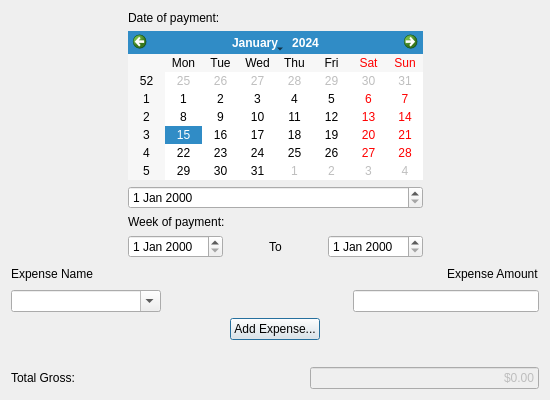
<?xml version="1.0" encoding="UTF-8"?>
<ui version="4.0">
 <class>EntryEditorDialog</class>
 <widget class="QDialog" name="EntryEditorDialog">
  <property name="geometry">
   <rect>
    <x>0</x>
    <y>0</y>
    <width>550</width>
    <height>400</height>
   </rect>
  </property>
  <property name="windowTitle">
   <string>Dialog</string>
  </property>
  <layout class="QGridLayout" name="gridLayout">
   <item row="8" column="1">
    <spacer name="verticalSpacer">
     <property name="orientation">
      <enum>Qt::Vertical</enum>
     </property>
     <property name="sizeHint" stdset="0">
      <size>
       <width>20</width>
       <height>40</height>
      </size>
     </property>
    </spacer>
   </item>
   <item row="0" column="1">
    <layout class="QHBoxLayout" name="horizontalLayout_2">
     <item>
      <spacer name="horizontalSpacer_7">
       <property name="orientation">
        <enum>Qt::Horizontal</enum>
       </property>
       <property name="sizeHint" stdset="0">
        <size>
         <width>40</width>
         <height>20</height>
        </size>
       </property>
      </spacer>
     </item>
     <item>
      <layout class="QVBoxLayout" name="verticalLayout">
       <item>
        <widget class="QLabel" name="label">
         <property name="text">
          <string>Date of payment:</string>
         </property>
        </widget>
       </item>
       <item>
        <widget class="QCalendarWidget" name="PaymentDateSelector"/>
       </item>
       <item>
        <widget class="QDateEdit" name="PaymentDate"/>
       </item>
       <item>
        <widget class="QLabel" name="label_2">
         <property name="text">
          <string>Week of payment:</string>
         </property>
        </widget>
       </item>
       <item>
        <layout class="QHBoxLayout" name="horizontalLayout">
         <item>
          <widget class="QDateEdit" name="WeekStartDate"/>
         </item>
         <item>
          <spacer name="horizontalSpacer_8">
           <property name="orientation">
            <enum>Qt::Horizontal</enum>
           </property>
           <property name="sizeHint" stdset="0">
            <size>
             <width>40</width>
             <height>20</height>
            </size>
           </property>
          </spacer>
         </item>
         <item>
          <widget class="QLabel" name="label_4">
           <property name="text">
            <string>To</string>
           </property>
          </widget>
         </item>
         <item>
          <spacer name="horizontalSpacer_9">
           <property name="orientation">
            <enum>Qt::Horizontal</enum>
           </property>
           <property name="sizeHint" stdset="0">
            <size>
             <width>40</width>
             <height>20</height>
            </size>
           </property>
          </spacer>
         </item>
         <item>
          <widget class="QDateEdit" name="WeekEndDate"/>
         </item>
        </layout>
       </item>
      </layout>
     </item>
     <item>
      <spacer name="horizontalSpacer_6">
       <property name="orientation">
        <enum>Qt::Horizontal</enum>
       </property>
       <property name="sizeHint" stdset="0">
        <size>
         <width>40</width>
         <height>20</height>
        </size>
       </property>
      </spacer>
     </item>
    </layout>
   </item>
   <item row="10" column="1">
    <layout class="QHBoxLayout" name="TotalGrossLayout">
     <item>
      <widget class="QLabel" name="label_3">
       <property name="text">
        <string>Total Gross:</string>
       </property>
      </widget>
     </item>
     <item>
      <spacer name="horizontalSpacer_3">
       <property name="orientation">
        <enum>Qt::Horizontal</enum>
       </property>
       <property name="sizeHint" stdset="0">
        <size>
         <width>40</width>
         <height>20</height>
        </size>
       </property>
      </spacer>
     </item>
     <item>
      <widget class="QLineEdit" name="TotalGrossAmount">
       <property name="enabled">
        <bool>false</bool>
       </property>
       <property name="minimumSize">
        <size>
         <width>130</width>
         <height>0</height>
        </size>
       </property>
       <property name="text">
        <string>$0.00</string>
       </property>
       <property name="alignment">
        <set>Qt::AlignRight|Qt::AlignTrailing|Qt::AlignVCenter</set>
       </property>
      </widget>
     </item>
    </layout>
   </item>
   <item row="5" column="0">
    <layout class="QHBoxLayout" name="horizontalLayout_3"/>
   </item>
   <item row="7" column="1">
    <layout class="QVBoxLayout" name="ExpenseEntryLayout">
     <item>
      <layout class="QHBoxLayout" name="ExpenseLabelLayout">
       <item>
        <widget class="QLabel" name="ExpenseNameLayout">
         <property name="text">
          <string>Expense Name</string>
         </property>
        </widget>
       </item>
       <item>
        <spacer name="horizontalSpacer_2">
         <property name="orientation">
          <enum>Qt::Horizontal</enum>
         </property>
         <property name="sizeHint" stdset="0">
          <size>
           <width>40</width>
           <height>20</height>
          </size>
         </property>
        </spacer>
       </item>
       <item>
        <widget class="QLabel" name="ExpenseAmountLayout">
         <property name="text">
          <string>Expense Amount</string>
         </property>
        </widget>
       </item>
      </layout>
     </item>
     <item>
      <layout class="QHBoxLayout" name="ExpenseSingleEntryLayout1">
       <item>
        <widget class="QComboBox" name="comboBox">
         <property name="minimumSize">
          <size>
           <width>150</width>
           <height>0</height>
          </size>
         </property>
         <property name="editable">
          <bool>true</bool>
         </property>
        </widget>
       </item>
       <item>
        <spacer name="horizontalSpacer">
         <property name="orientation">
          <enum>Qt::Horizontal</enum>
         </property>
         <property name="sizeHint" stdset="0">
          <size>
           <width>40</width>
           <height>20</height>
          </size>
         </property>
        </spacer>
       </item>
       <item>
        <widget class="QLineEdit" name="lineEdit">
         <property name="minimumSize">
          <size>
           <width>100</width>
           <height>0</height>
          </size>
         </property>
         <property name="alignment">
          <set>Qt::AlignRight|Qt::AlignTrailing|Qt::AlignVCenter</set>
         </property>
        </widget>
       </item>
      </layout>
     </item>
     <item>
      <layout class="QHBoxLayout" name="AddExpenseButtonLayout">
       <item>
        <spacer name="horizontalSpacer_4">
         <property name="orientation">
          <enum>Qt::Horizontal</enum>
         </property>
         <property name="sizeHint" stdset="0">
          <size>
           <width>40</width>
           <height>20</height>
          </size>
         </property>
        </spacer>
       </item>
       <item>
        <widget class="QPushButton" name="AddExpenseButton">
         <property name="text">
          <string>Add Expense...</string>
         </property>
        </widget>
       </item>
       <item>
        <spacer name="horizontalSpacer_5">
         <property name="orientation">
          <enum>Qt::Horizontal</enum>
         </property>
         <property name="sizeHint" stdset="0">
          <size>
           <width>40</width>
           <height>20</height>
          </size>
         </property>
        </spacer>
       </item>
      </layout>
     </item>
    </layout>
   </item>
  </layout>
 </widget>
 <resources/>
 <connections/>
</ui>
